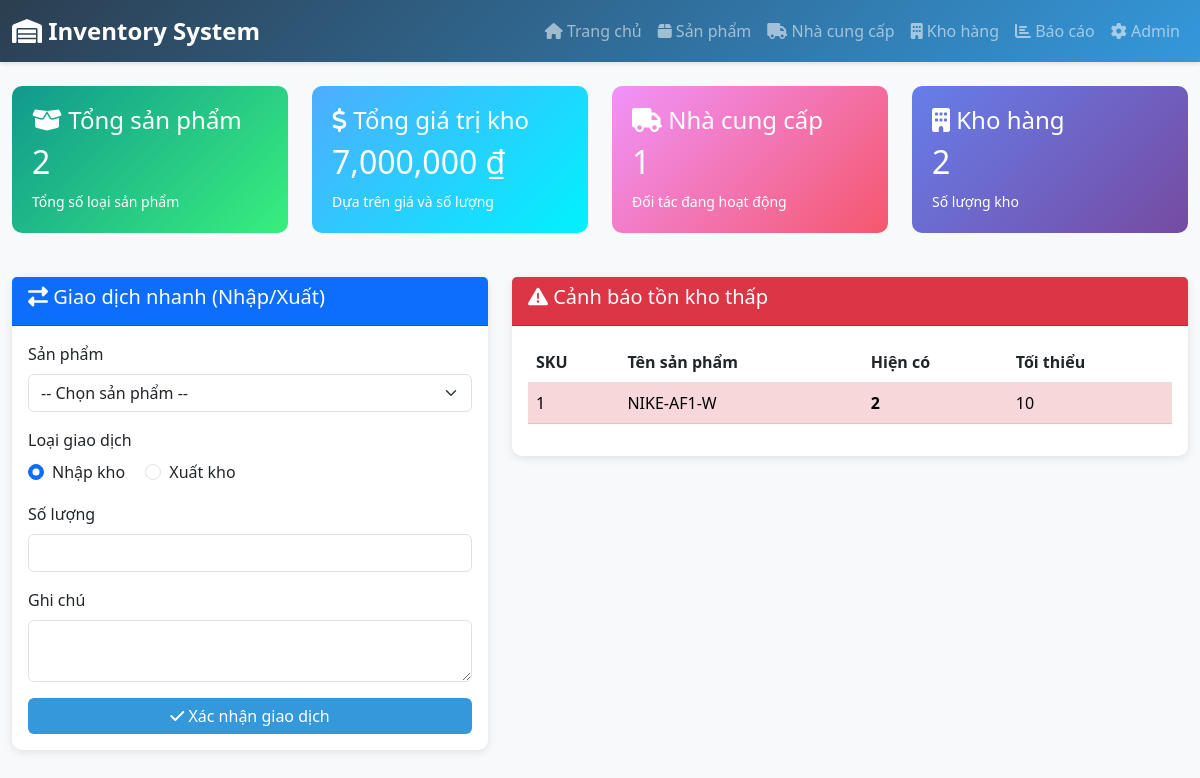
The page / on the database its author committed.
### app.py (models this page shows)
class Product(db.Model):
    id = db.Column(db.Integer, primary_key=True)
    sku = db.Column(db.String(50), unique=True, nullable=False)
    barcode = db.Column(db.String(100), unique=True)
    name = db.Column(db.String(200), nullable=False)
    description = db.Column(db.Text)
    quantity = db.Column(db.Integer, default=0)
    min_stock = db.Column(db.Integer, default=10)
    price = db.Column(db.Float, default=0)
    category_id = db.Column(db.Integer, db.ForeignKey('category.id'))
    supplier_id = db.Column(db.Integer, db.ForeignKey('supplier.id'))
    warehouse_id = db.Column(db.Integer, db.ForeignKey('warehouse.id'))
    created_at = db.Column(db.DateTime, default=datetime.utcnow)
    transactions = db.relationship('Transaction', backref='product', lazy=True)
    batch_number = db.Column(db.String(100), nullable=True)
    expiry_date = db.Column(db.DateTime, nullable=True)

### app.py (the view)
@app.route('/')
def index():
    products = Product.query.all()
    low_stock = Product.query.filter(Product.quantity <= Product.min_stock).all()
    total_products = len(products)
    total_value = sum([p.quantity * p.price for p in products])
    warehouses = Warehouse.query.count()
    suppliers = Supplier.query.count()
    return render_template('index.html',
                         products=products,
                         low_stock=low_stock,
                         total_products=total_products,
                         total_value=total_value,
                         warehouses=warehouses,
                         suppliers=suppliers)

### templates/index.html (shortened to what this page needs)
{% extends "base.html" %}
{% block content %}
<div class="row">
    <div class="col-md-3">
        <div class="stat-card success">
            <h4><i class="fas fa-box-open"></i> Tổng sản phẩm</h4>
            <h2>{{ total_products }}</h2>
            <small>Tổng số loại sản phẩm</small>
        </div>
    </div>
    <div class="col-md-3">
        <div class="stat-card info">
            <h4><i class="fas fa-dollar-sign"></i> Tổng giá trị kho</h4>
            <h2>{{ "{:,.0f} ₫".format(total_value) }}</h2>
            <small>Dựa trên giá và số lượng</small>
        </div>
    </div>
    <div class="col-md-3">
        <div class="stat-card warning">
            <h4><i class="fas fa-truck"></i> Nhà cung cấp</h4>
            <h2>{{ suppliers }}</h2>
            <small>Đối tác đang hoạt động</small>
        </div>
    </div>
    <div class="col-md-3">
        <div class="stat-card">
            <h4><i class="fas fa-building"></i> Kho hàng</h4>
            <h2>{{ warehouses }}</h2>
            <small>Số lượng kho</small>
        </div>
    </div>
</div>
<div class="row mt-4">
    <div class="col-md-5">
        <div class="card">
            <div class="card-header bg-primary text-white">
                <h5><i class="fas fa-exchange-alt"></i> Giao dịch nhanh (Nhập/Xuất)</h5>
            </div>
            <div class="card-body">
                <form action="{{ url_for('add_transaction') }}" method="POST">
                    <div class="mb-3">
                        <label for="product_id" class="form-label">Sản phẩm</label>
                        <select class="form-select" id="product_id" name="product_id" required>
                            <option value="">-- Chọn sản phẩm --</option>
                        </select>
                    </div>
                    <div class="mb-3">
                        <label class="form-label">Loại giao dịch</label>
                        <div>
                            <div class="form-check form-check-inline">
                                <input class="form-check-input" type="radio" name="type" id="type_in" value="IN" checked>
                                <label class="form-check-label" for="type_in">Nhập kho</label>
                            </div>
                            <div class="form-check form-check-inline">
                                <input class="form-check-input" type="radio" name="type" id="type_out" value="OUT">
                                <label class="form-check-label" for="type_out">Xuất kho</label>
                            </div>
                        </div>
                    </div>
                    <div class="mb-3">
                        <label for="quantity" class="form-label">Số lượng</label>
                        <input type="number" class="form-control" id="quantity" name="quantity" min="1" required>
                    </div>
                    <div class="mb-3">
                        <label for="notes" class="form-label">Ghi chú</label>
                        <textarea class="form-control" id="notes" name="notes" rows="2"></textarea>
                    </div>
                    <button type="submit" class="btn btn-primary w-100">
                        <i class="fas fa-check"></i> Xác nhận giao dịch
                    </button>
                </form>
            </div>
        </div>
    </div>
    <div class="col-md-7">
        <div class="card">
            <div class="card-header bg-danger text-white">
                <h5><i class="fas fa-exclamation-triangle"></i> Cảnh báo tồn kho thấp</h5>
            </div>
            <div class="card-body">
                <div class="table-responsive">
                    <table class="table table-hover">
                        <thead>
                            <tr>
                                <th>SKU</th>
                                <th>Tên sản phẩm</th>
                                <th>Hiện có</th>
                                <th>Tối thiểu</th>
                            </tr>
                        </thead>
                        <tbody>
                            {% if low_stock %}
                                {% for item in low_stock %}
                                <tr class="table-danger">
                                    <td>{{ item.sku }}</td>
                                    <td>{{ item.name }}</td>
                                    <td><strong>{{ item.quantity }}</strong></td>
                                    <td>{{ item.min_stock }}</td>
                                </tr>
                                {% endfor %}
                            {% else %}
                                <tr>
                                    <td colspan="4" class="text-center">Không có sản phẩm nào dưới mức tồn kho tối thiểu.</td>
                                </tr>
                            {% endif %}
                        </tbody>
                    </table>
                </div>
            </div>
        </div>
    </div>
</div>
{% endblock %}

### templates/base.html (style rules this page uses)
:root { --primary-color: #2c3e50; --secondary-color: #3498db; --success-color: #27ae60; --warning-color: #f39c12; --danger-color: #e74c3c; }
body { font-family: 'Segoe UI', Tahoma, Geneva, Verdana, sans-serif; background-color: #f8f9fa; }
.card { border: none; border-radius: 10px; box-shadow: 0 2px 10px rgba(0,0,0,0.1); transition: transform 0.3s; }
.stat-card { background: linear-gradient(135deg, #667eea 0%, #764ba2 100%); color: white; padding: 20px; border-radius: 10px; margin-bottom: 20px; }
.stat-card.success { background: linear-gradient(135deg, #11998e 0%, #38ef7d 100%); }
.stat-card.warning { background: linear-gradient(135deg, #f093fb 0%, #f5576c 100%); }
.stat-card.info { background: linear-gradient(135deg, #4facfe 0%, #00f2fe 100%); }
.btn-primary { background-color: var(--secondary-color); border: none; }
.table { background: white; }

### rows shown on the page
Product: sku "1", name "NIKE-AF1-W", quantity "2", min_stock "10"

### other values the page prints
{{ total_products }} "2"
{{ "{:,.0f} ₫".format(total_value) }} "7,000,000 ₫"
{{ suppliers }} "1"
{{ warehouses }} "2"
